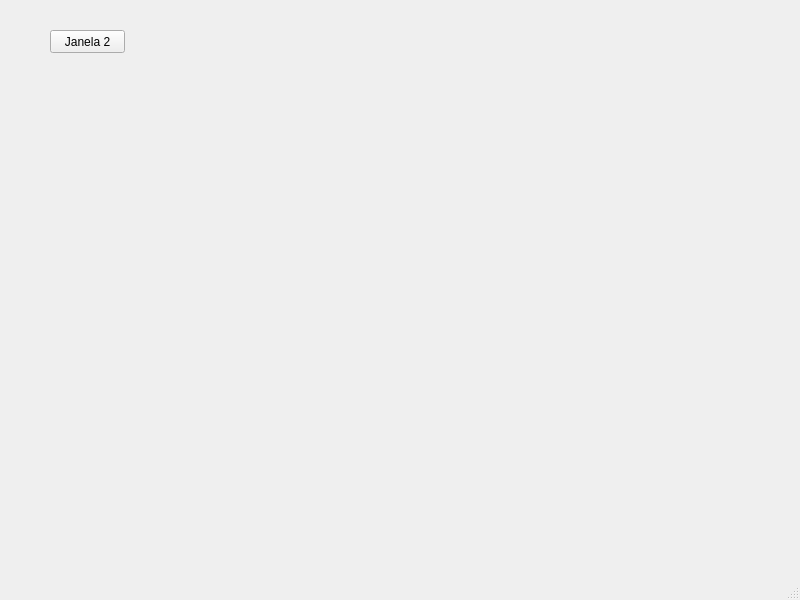
<?xml version="1.0" encoding="UTF-8"?>
<ui version="4.0">
 <class>MainWindow</class>
 <widget class="QMainWindow" name="MainWindow">
  <property name="geometry">
   <rect>
    <x>0</x>
    <y>0</y>
    <width>800</width>
    <height>600</height>
   </rect>
  </property>
  <property name="windowTitle">
   <string>MainWindow</string>
  </property>
  <widget class="QWidget" name="centralwidget">
   <widget class="QPushButton" name="pushButton">
    <property name="geometry">
     <rect>
      <x>50</x>
      <y>30</y>
      <width>75</width>
      <height>23</height>
     </rect>
    </property>
    <property name="text">
     <string>Janela 2</string>
    </property>
   </widget>
  </widget>
  <widget class="QMenuBar" name="menubar">
   <property name="geometry">
    <rect>
     <x>0</x>
     <y>0</y>
     <width>800</width>
     <height>21</height>
    </rect>
   </property>
  </widget>
  <widget class="QStatusBar" name="statusbar"/>
 </widget>
 <resources/>
 <connections/>
</ui>
